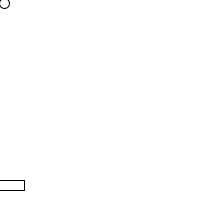
Frame 1 (no input)
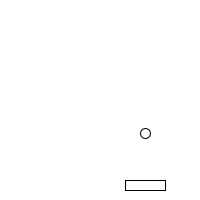
Frame 60 (the mouse pressed at the canvas centre just before this capture)
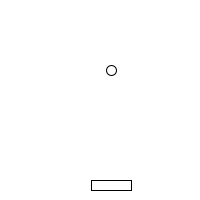
Frame 120 (the mouse held since frame 60 and released just before this capture)

The Processing sketch that drew these frames (run headless with seeded random() and noise(); from frame 60 on, the mouse is pressed at the canvas centre):

// Processing sketch: Part3_7_game_1
// ── Part3_7_game_1.pde
float x, y;
float vx, vy;

void setup(){
  vx = random(3, 5);
  vy = random(3, 5);
  size(200, 200);
  frameRate(50);
}

void draw(){
  background(255, 255, 255);
  
  x += vx;
  y += vy;
  
  if(x<0 || x>width){
    vx = -vx;
  }
  if(y<0){
    vy = -vy;
  }
//  if(y>170 && y<180 && x>mouseX-20 && x<mouseX+20 && vy>0){
//    vy = -vy;
//  }
  if(y>170 && y<180 && vy>0){
    vy = -vy;
  }
  
  ellipse(x, y, 10, 10);
  
//  rect(mouseX-20, 180, 40, 10);
  rect(x-20, 180, 40, 10);
}
